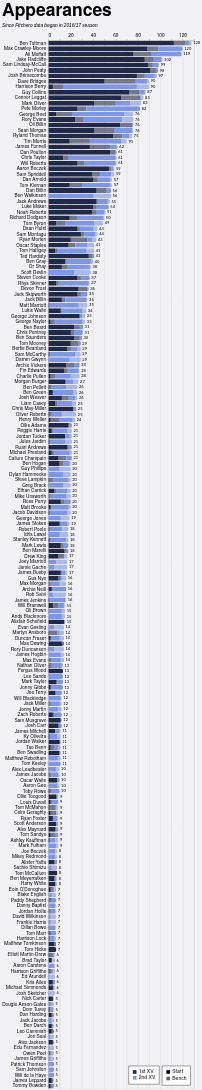

Write the Vega-Lite specification saved for this chart.
### Vega-Lite specification from a JSON file in a GitHub repository (floating-point values rounded to 4 significant figures; data arrays with more than 128 entries replaced by an {"elided": "..."} marker saying what was removed)
{"config": {"axis": {"labelFont": "PT Sans Narrow, Helvetica Neue, Helvetica, Arial, sans-serif", "titleFont": "PT Sans Narrow, Helvetica Neue, Helvetica, Arial, sans-serif", "labelFontSize": 13, "titleFontSize": 24, "gridColor": "#202947", "gridOpacity": 0.2}, "text": {"font": "Lato, sans-serif"}, "bar": {"cornerRadiusEnd": 5}, "header": {"labelFont": "PT Sans Narrow, Helvetica Neue, Helvetica, Arial, sans-serif", "titleFont": "PT Sans Narrow, Helvetica Neue, Helvetica, Arial, sans-serif", "labelFontSize": 24, "titleFontSize": 28, "labelFontWeight": "bold", "orient": "left"}, "legend": {"labelFont": "PT Sans Narrow, Helvetica Neue, Helvetica, Arial, sans-serif", "titleFont": "PT Sans Narrow, Helvetica Neue, Helvetica, Arial, sans-serif", "labelFontSize": 14, "titleFontSize": 16, "titlePadding": 5, "fillColor": "white", "strokeColor": "black", "padding": 10, "titleFontWeight": "lighter", "titleFontStyle": "italic", "titleColor": "gray", "offset": 10}, "title": {"font": "PT Sans Narrow, Helvetica Neue, Helvetica, Arial, sans-serif", "fontSize": 48, "fontWeight": "bold", "anchor": "start", "align": "center", "titlePadding": 20, "subtitlePadding": 10, "subtitleFontSize": 13, "subtitleColor": "", "subtitleFontStyle": "italic", "offset": 15, "color": "black"}, "axisX": {"labelAngle": 0}, "facet": {"title": null, "header": null, "align": {"row": "each", "column": "each"}}, "resolve": {"scale": {"y": "independent", "facet": "independent"}}, "background": "#f2f1f4", "scale": {"offsetBandPaddingOuter": 0.2, "offsetBandPaddingInner": 0.1}}, "layer": [{"mark": {"type": "bar"}, "encoding": {"color": {"field": "squad", "legend": {"direction": "vertical", "labelExpr": "datum.value + ' XV'", "orient": "bottom-right", "title": null}, "scale": {"domain": ["1st", "2nd"], "range": ["#202946", "#7d96e8"]}, "sort": ["1st", "2nd"], "type": "nominal"}, "opacity": {"field": "start", "legend": {"direction": "vertical", "orient": "bottom-right", "title": null}, "scale": {"domain": ["Start", "Bench"], "range": [1.0, 0.6]}, "sort": ["Start", "Bench"], "type": "nominal"}, "order": {"field": "stack_order", "sort": "ascending", "type": "quantitative"}, "tooltip": [{"field": "player", "title": "Player", "type": "nominal"}, {"field": "squad", "title": "Squad", "type": "nominal"}, {"field": "start", "title": "Selection", "type": "nominal"}, {"aggregate": "sum", "field": "games", "title": "Games", "type": "quantitative"}, {"aggregate": "max", "field": "player_total", "title": "Total", "type": "quantitative"}], "x": {"aggregate": "sum", "axis": {"orient": "top", "title": null}, "field": "games", "type": "quantitative"}, "y": {"field": "player", "sort": {"field": "player_total", "op": "max", "order": "descending"}, "title": null, "type": "nominal"}}}, {"mark": {"type": "text", "align": "left", "baseline": "middle", "color": "black", "dx": 4, "fontSize": 11}, "encoding": {"text": {"field": "total_games", "format": ".0f", "type": "quantitative"}, "x": {"axis": {"orient": "top", "title": null}, "field": "total_games", "type": "quantitative"}, "y": {"field": "player", "sort": {"field": "player_total", "op": "max", "order": "descending"}, "title": null, "type": "nominal"}}, "transform": [{"aggregate": [{"op": "sum", "field": "games", "as": "total_games"}, {"op": "max", "field": "player_total", "as": "player_total"}], "groupby": ["player"]}]}], "data": {"name": "data-3c703d938c3e5465fab2dd5ea899eb3f"}, "height": {"step": 15}, "params": [{"name": "seasonParam", "value": []}, {"name": "gameTypesParam", "value": []}, {"name": "squadParam", "value": "All"}, {"name": "positionsParam", "value": []}, {"name": "minAppsParam", "value": 5}], "title": {"text": "Appearances", "subtitle": "Since Pitchero data began in 2016/17 season"}, "transform": [{"filter": "length(seasonParam) === 0 || indexof(seasonParam, datum.season) >= 0"}, {"filter": "length(gameTypesParam) === 0 || indexof(gameTypesParam, datum.game_type) >= 0"}, {"filter": "squadParam === \"All\" || datum.squad === squadParam"}, {"filter": "length(positionsParam) === 0 || indexof(positionsParam, datum.position) >= 0"}, {"joinaggregate": [{"op": "sum", "field": "games", "as": "player_total"}], "groupby": ["player"]}, {"filter": "datum.player_total >= minAppsParam"}], "width": 400, "$schema": "https://vega.github.io/schema/vega-lite/v5.20.1.json", "datasets": {"data-3c703d938c3e5465fab2dd5ea899eb3f": {"elided": "2368 records"}}}
